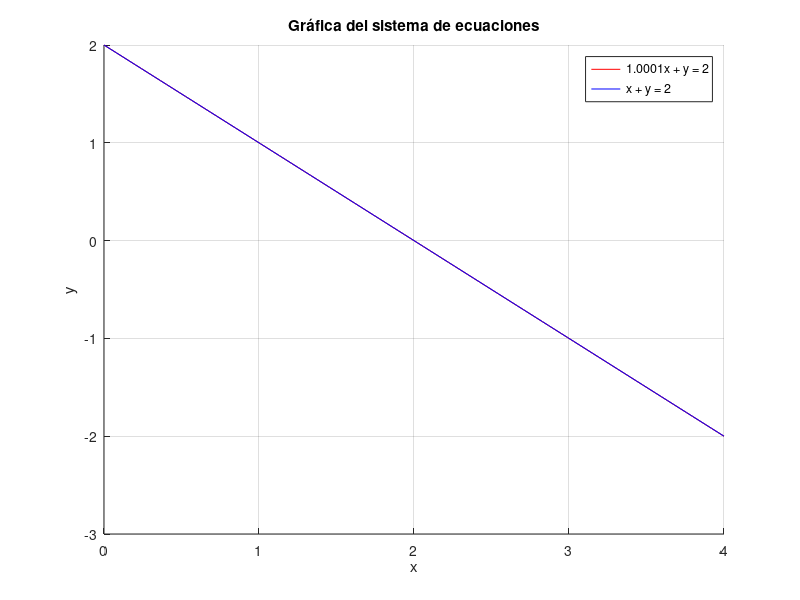

The MATLAB script that drew this image:

A = [1.0001 1; 1 1];
b = [2; 2];


x = linspace(0, 4, 100);

y1 = (b(1) - A(1,1)*x) / A(1,2);
y2 = (b(2) - A(2,1)*x) / A(2,2);

figure;
hold on;
plot(x, y1, 'r', 'DisplayName', '1.0001x + y = 2');
plot(x, y2, 'b', 'DisplayName', 'x + y = 2');
xlabel('x');
ylabel('y');
title('Gráfica del sistema de ecuaciones');
grid on;
legend;
hold off;

